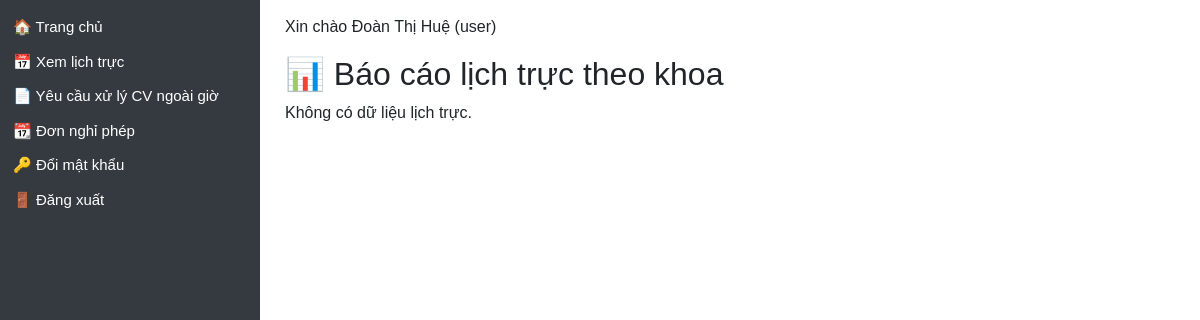
/report-by-department (signed in), run on an earlier commit of the app's database.
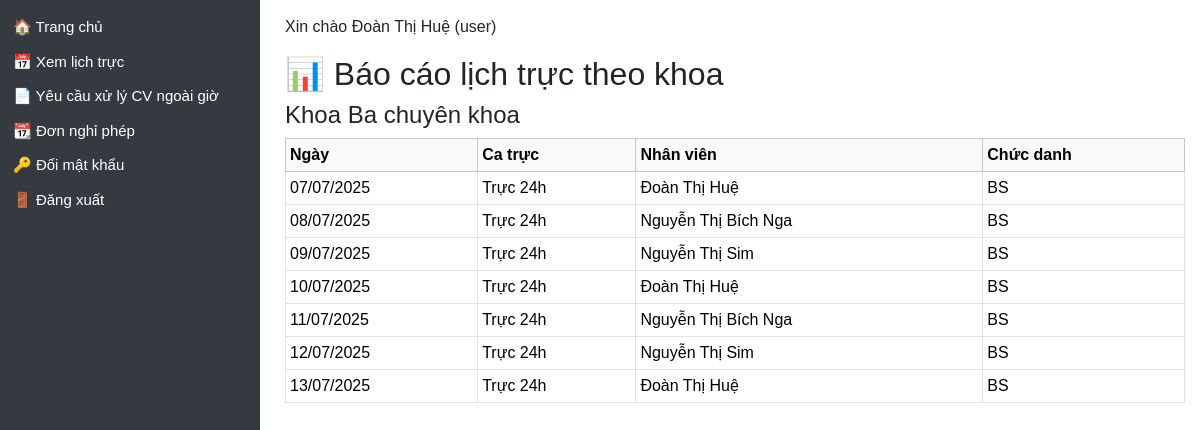
And on a later commit of the database.
### models/user.py (models this page shows)
class User(db.Model, UserMixin):
    __tablename__ = 'user'
    id = db.Column(db.Integer, primary_key=True)
    name = db.Column(db.String(100), nullable=False)
    username = db.Column(db.String(50), unique=True, nullable=False)
    password = db.Column(db.String(100), nullable=False)
    role = db.Column(db.String(20))  # admin / manager / user
    department = db.Column(db.String(100))
    position = db.Column(db.String(50))  # Bác sĩ / Điều dưỡng / KTV...
    contract_type = db.Column(db.String(50))  # Hợp đồng / Biên chế / v.v.
    email = db.Column(db.String(120))
    phone = db.Column(db.String(20))
    start_year = db.Column(db.Integer)  # ✅ Năm vào công tác (mới thêm)
    schedules = relationship("Schedule", back_populates="user")
    leave_requests = relationship('LeaveRequest', back_populates='user')

### models/schedule.py (models this page shows)
class Schedule(db.Model):
    __tablename__ = 'schedule'
    id = db.Column(db.Integer, primary_key=True)
    user_id = db.Column(db.Integer, db.ForeignKey('user.id'))
    shift_id = db.Column(db.Integer, db.ForeignKey('shift.id'))
    work_date = db.Column(db.Date)
    user = relationship("User", back_populates="schedules")
    shift = relationship("Shift")

### models/shift.py (models this page shows, shortened)
class Shift(db.Model):
    id = Column(Integer, primary_key=True)
    name = Column(String(100), nullable=False)
    code = Column(String(20), nullable=True)
    start_time = Column(Time, nullable=False)
    end_time = Column(Time, nullable=False)
    duration = Column(Float, nullable=False)

### app.py (the view)
@app.route('/report-by-department')
def report_by_department():
    user_role = session.get('role')
    user_dept = session.get('department')
    query = Schedule.query.join(User).join(Shift)
    if user_role in ['manager', 'user']:
        query = query.filter(User.department == user_dept)
    schedules = query.all()
    report = {}
    for s in schedules:
        dept = s.user.department
        if dept not in report:
            report[dept] = []
        report[dept].append(s)
    return render_template('report_by_department.html', report=report)

### app.py (called while the page is built)
@login_manager.user_loader
def load_user(user_id):
    return db.session.get(User, int(user_id))

@app.context_processor
def inject_user():
    user = None
    if 'user_id' in session:
        user = db.session.get(User, session['user_id'])
    return dict(user=user)

@app.context_processor
def inject_helpers():
    return dict(get_titled_names=get_titled_names)

@app.context_processor
def inject_helpers():
    return dict(get_titled_names=get_titled_names)

### templates/report_by_department.html (shortened to what this page needs)
{% extends 'layout.html' %}
{% block content %}
<h2>📊 Báo cáo lịch trực theo khoa</h2>
{% for dept, schedules in report.items() %}
  <h4>{{ dept }}</h4>
  <table class="table table-bordered table-sm">
    <thead class="table-light">
      <tr>
        <th>Ngày</th>
        <th>Ca trực</th>
        <th>Nhân viên</th>
        <th>Chức danh</th>
      </tr>
    </thead>
    <tbody>
      {% for s in schedules %}
      <tr>
        <td>{{ s.work_date.strftime('%d/%m/%Y') }}</td>
        <td>{{ s.shift.name }}</td>
        <td>{{ s.user.name }}</td>
        <td>{{ s.user.position }}</td>
      </tr>
      {% endfor %}
    </tbody>
  </table>
{% else %}
  <p>Không có dữ liệu lịch trực.</p>
{% endfor %}
{% endblock %}

### templates/layout.html (shortened to what this page needs)
<!DOCTYPE html>
<html lang="vi">
<head>
  <link rel="stylesheet" href="https://cdn.jsdelivr.net/npm/bootstrap@5.3.3/dist/css/bootstrap.min.css">
</head>
<body>
  <div class="sidebar">
    <ul>
      <li><a href="/">🏠 Trang chủ</a></li>
      {% if session.get('role') in ['admin', 'user', 'manager'] %}
	<li><a href="/schedule">📅 Xem lịch trực</a></li>
	<li><a href="/yeu-cau-xu-ly-cong-viec">📄 Yêu cầu xử lý CV ngoài giờ</a></li>
	<li><a href="/leaves">📆 Đơn nghỉ phép</a></li>
      {% endif %}
      <li><a href="/change-password">🔑 Đổi mật khẩu</a></li>
      <li><a href="/logout">🚪 Đăng xuất</a></li>
    </ul>
  </div>
  <div class="content">
    {% if user %}
      <p class="d-print-none">Xin chào {{ user.name }} ({{ user.role }})</p>
    {% else %}
      <p>Xin chào Khách</p>
    {% endif %}
    {% block content %}{% endblock %}
  </div>
</body>
</html>

### templates/layout.html (style rules this page uses)
body { margin: 0; font-family: Arial, sans-serif; }
.sidebar { height: 100vh; width: 260px; position: fixed; top: 0; left: 0; background-color: #343a40; padding-top: 10px; color: white; }
.sidebar ul { list-style-type: none; padding: 0; }
.sidebar ul li { padding: 6px 13px; font-size: 15px; }
.sidebar ul li a { color: white; text-decoration: none; display: block; }
.content { margin-left: 270px; padding: 15px; }

What changed in the data, as far as the page shows it:
now on one of the page's lists (row unchanged): User: department "Khoa Ba chuyên khoa"
added Schedule: work_date "07/07/2025", shift.name "Trực 24h", user.name "Đoàn Thị Huệ", user.position "BS"
added Schedule: work_date "08/07/2025", shift.name "Trực 24h", user.name "Nguyễn Thị Bích Nga", user.position "BS"
added Schedule: work_date "09/07/2025", shift.name "Trực 24h", user.name "Nguyễn Thị Sim", user.position "BS"
added Schedule: work_date "10/07/2025", shift.name "Trực 24h", user.name "Đoàn Thị Huệ", user.position "BS"
added Schedule: work_date "11/07/2025", shift.name "Trực 24h", user.name "Nguyễn Thị Bích Nga", user.position "BS"
added Schedule: work_date "12/07/2025", shift.name "Trực 24h", user.name "Nguyễn Thị Sim", user.position "BS"
added Schedule: work_date "13/07/2025", shift.name "Trực 24h", user.name "Đoàn Thị Huệ", user.position "BS"
Also different on the page:
text no longer shown: "Không có dữ liệu lịch trực."
